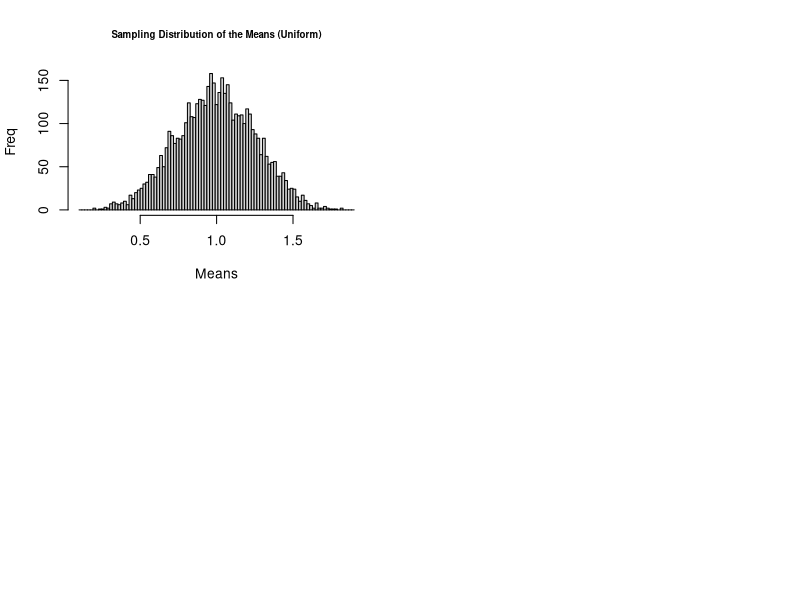

Source code (R): (Note: this script raises an error after producing the figure.)
CLT <- function(sampleSize=500, numRep=5000, dist="Uniform") {
    results = NULL
    for (i in 1:numRep) {
        if (dist == "Uniform") {
            results <- c(results, mean(runif(sampleSize, 0, 2)))
            label = "Uniform"
        } else if (dist == "Normal") {
            results <- c(results, mean(rnorm(sampleSize, 1, 2)))
            label = "Normal"
        } else if (dist == "Exponential") {
            results <- c(results, mean(rexp(sampleSize, 1)))
            label = "Exponential"
        } else if (dist == "Bimodal") {
            results <- c(results, c(mean(rnorm(sampleSize/2, 1, 2)),
                                    mean(rnorm(sampleSize/2, 2, 2))))
            label = "Bimodal"
        }
    }

    hist(results, breaks=seq(floor(min(results)*10)/10, ceiling(max(results)*10)/10, len=100),
         main=paste("Sampling Distribution of the Means (", label, ")", sep=""),
         ylab="Freq", xlab="Means", cex.main=.7)

    inputs <- c(sampleSize, numReps, dist)
    names(inputs) <- c("Sample Size", "Num Reps", "Distribution")
    inputs <- data.frame(inputs)
    
    cat("Sampling Distribution Mean =", mean(results), " Variance =", var(results), "\n")
}

sizes <- function () {
    par(mfrow=c(2,2))

    sampleSize <- 5
    numReps <- 5000
    dist <- "Uniform"
    CLT(sampleSize, numReps, dist)

    sampleSize <- 50
    CLT(sampleSize, numReps, dist)

    sampleSize <- 500
    CLT(sampleSize, numReps, dist)

    sampleSize <- 5000
    CLT(sampleSize, numReps, dist)
    par(mfrow=c(1,1))
}

distributions <- function () {
    par(mfrow=c(2,2))

    sampleSize <- 500
    numReps <- 5000
    dist <- "Uniform"
    CLT(sampleSize, numReps, dist)

    dist <- "Exponential"
    CLT(sampleSize, numReps, dist)

    dist <- "Normal"
    CLT(sampleSize, numReps, dist)

    dist <- "Bimodal"
    CLT(sampleSize, numReps, dist)

    par(mfrow=c(1,1))
}
    

sizes()
distributions()



